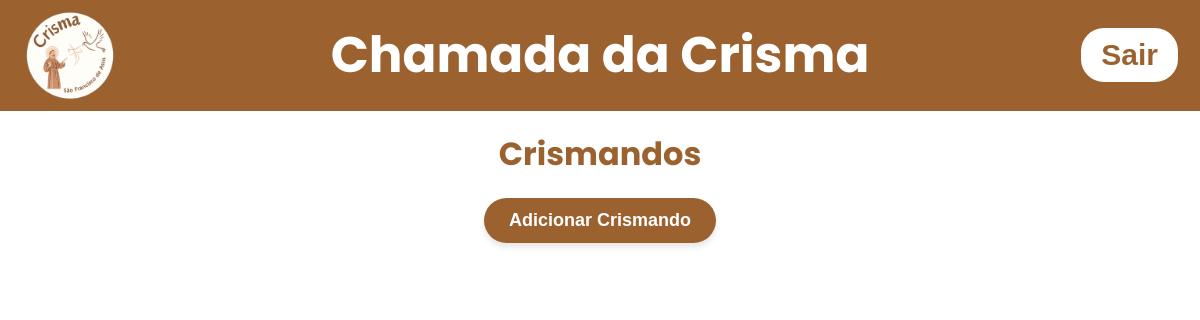
Before: /listcrismandos (signed in) with the older database file.
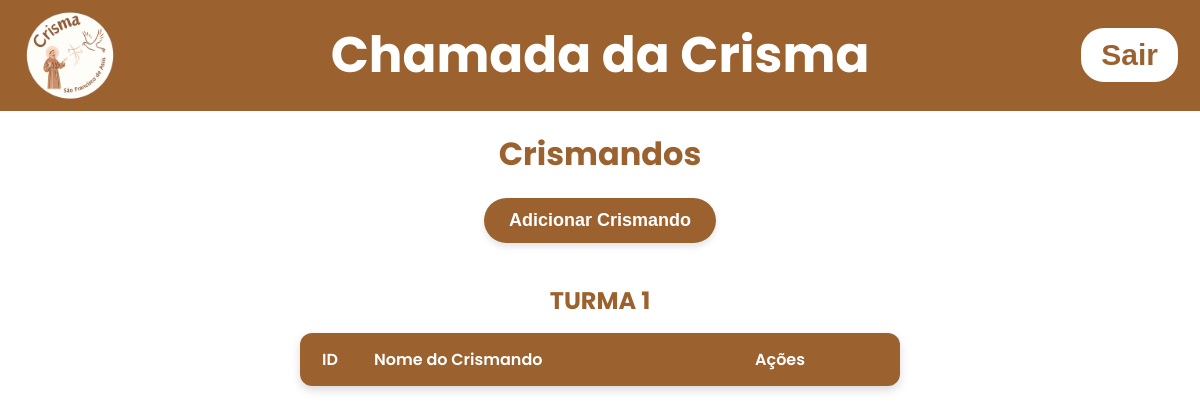
After: the same page with the newer database file.
### tables this page shows
CREATE TABLE turmas (
    id INTEGER PRIMARY KEY AUTOINCREMENT,
    turma_name TEXT NOT NULL UNIQUE                            
);

### app.py (the view)
@app.get("/listcrismandos")
def list_crismandos():
    msg = request.args.get('msg')
    if not 'admin' in session:
        return render_template('index.html')
    else:
        with get_conn() as conn:
            cur = conn.cursor()
            cur.execute("SELECT id, turma_name FROM turmas ORDER BY turma_name")
            turmas = cur.fetchall()
            cur.execute("SELECT id, name, turma_id FROM crismandos ORDER BY name")
            crismandos = cur.fetchall()
            return render_template('crismandos.html', turmas = turmas, msgcrismandos =msg, crismandos = crismandos)

### app.py (called while the page is built)
def get_conn():
    conn = sqlite3.connect("data/dataBase.db")
    conn.row_factory = sqlite3.Row
    return conn

### templates/crismandos.html (shortened to what this page needs)
<!DOCTYPE html>
<html lang="pt-br">
  <head>
    <link
      rel="stylesheet"
      href="{{url_for('static', filename='css/styleconfigadmin.css')}}"
    />
    <link
      rel="stylesheet"
      href="{{url_for('static', filename='css/stylecrismandos.css')}}"
    />
    <link rel="stylesheet" href="https://cdnjs.cloudflare.com/ajax/libs/font-awesome/6.5.0/css/all.min.css">
  </head>
  <body>
    <header>
      <div class="header-left">
        <img
          src="{{url_for('static', filename='images/logocrismamaior.png')}}"
          alt="Logo da crisma"
          class="logo"
        />
        <h1 class="title-center" onclick="window.location.href='/homepage'">
          Chamada da Crisma
        </h1>
      </div>
      <form action="{{url_for('logout_user')}}" method="post">
        <button class="button-logout">Sair</button>
      </form>
    </header>
<main>
<div id="container-principal">
    <h1>Crismandos</h1>
    <button onclick="OpenModalEditCrismandos()">Adicionar Crismando</button>
    {% for turma in turmas%}
        <h2 class="turma-titulo">{{ turma.turma_name }}</h2>
        <table class="tabela-crismandos">
            <thead>
                <tr>
                    <th>ID</th>
                    <th>Nome do Crismando</th>
                    <th>Ações</th>
                </tr>
            </thead>
        </table>
    {% endfor %}
    </main>
  </body>
</html>

Changed rows visible on the page:
added turmas: turma_name "TURMA 1"
